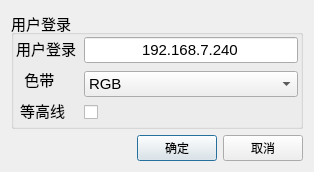
<?xml version="1.0" encoding="UTF-8"?>
<ui version="4.0">
 <class>Scan5Dialog</class>
 <widget class="QDialog" name="Scan5Dialog">
  <property name="geometry">
   <rect>
    <x>0</x>
    <y>0</y>
    <width>314</width>
    <height>160</height>
   </rect>
  </property>
  <property name="windowTitle">
   <string>Dialog</string>
  </property>
  <layout class="QVBoxLayout" name="verticalLayout_5">
   <item>
    <layout class="QVBoxLayout" name="verticalLayout_4">
     <item>
      <widget class="QGroupBox" name="groupBox">
       <property name="font">
        <font>
         <family>Arial</family>
         <pointsize>11</pointsize>
        </font>
       </property>
       <property name="title">
        <string>用户登录</string>
       </property>
       <layout class="QVBoxLayout" name="verticalLayout_3">
        <property name="spacing">
         <number>8</number>
        </property>
        <property name="leftMargin">
         <number>2</number>
        </property>
        <property name="topMargin">
         <number>2</number>
        </property>
        <property name="rightMargin">
         <number>2</number>
        </property>
        <property name="bottomMargin">
         <number>4</number>
        </property>
        <item>
         <layout class="QHBoxLayout" name="horizontalLayout">
          <item>
           <layout class="QVBoxLayout" name="verticalLayout">
            <item>
             <widget class="QLabel" name="label">
              <property name="text">
               <string>用户登录</string>
              </property>
             </widget>
            </item>
            <item>
             <widget class="QLabel" name="label_2">
              <property name="text">
               <string>  色带</string>
              </property>
             </widget>
            </item>
            <item>
             <widget class="QLabel" name="label_3">
              <property name="text">
               <string> 等高线</string>
              </property>
             </widget>
            </item>
           </layout>
          </item>
          <item>
           <layout class="QVBoxLayout" name="verticalLayout_2">
            <item>
             <widget class="QLineEdit" name="scan5IPLineEdit">
              <property name="text">
               <string>192.168.7.240</string>
              </property>
              <property name="alignment">
               <set>Qt::AlignCenter</set>
              </property>
             </widget>
            </item>
            <item>
             <widget class="QComboBox" name="scan5RibandComboBox">
              <item>
               <property name="text">
                <string>RGB</string>
               </property>
              </item>
              <item>
               <property name="text">
                <string>Indexed Colors</string>
               </property>
              </item>
              <item>
               <property name="text">
                <string>Hue</string>
               </property>
              </item>
              <item>
               <property name="text">
                <string>Alpha</string>
               </property>
              </item>
             </widget>
            </item>
            <item>
             <widget class="QCheckBox" name="scan5CheckBox">
              <property name="layoutDirection">
               <enum>Qt::LeftToRight</enum>
              </property>
              <property name="text">
               <string/>
              </property>
             </widget>
            </item>
           </layout>
          </item>
         </layout>
        </item>
       </layout>
      </widget>
     </item>
     <item>
      <layout class="QHBoxLayout" name="horizontalLayout_2">
       <item>
        <spacer name="horizontalSpacer">
         <property name="orientation">
          <enum>Qt::Horizontal</enum>
         </property>
         <property name="sizeHint" stdset="0">
          <size>
           <width>40</width>
           <height>20</height>
          </size>
         </property>
        </spacer>
       </item>
       <item>
        <widget class="QPushButton" name="scan5LoginOKBtn">
         <property name="text">
          <string>确定</string>
         </property>
        </widget>
       </item>
       <item>
        <widget class="QPushButton" name="scan5LoginCancelBtn">
         <property name="text">
          <string>取消</string>
         </property>
        </widget>
       </item>
      </layout>
     </item>
    </layout>
   </item>
  </layout>
 </widget>
 <resources/>
 <connections/>
</ui>
